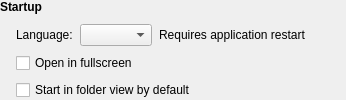
                <widget class="QWidget" name="generalGroup" native="true">
                 <property name="accessibleName">
                  <string notr="true">SGroup</string>
                 </property>
                 <layout class="QVBoxLayout" name="verticalLayout_12">
                  <property name="leftMargin">
                   <number>0</number>
                  </property>
                  <property name="topMargin">
                   <number>0</number>
                  </property>
                  <property name="rightMargin">
                   <number>0</number>
                  </property>
                  <property name="bottomMargin">
                   <number>0</number>
                  </property>
                  <item>
                   <layout class="QHBoxLayout" name="horizontalLayout_8">
                    <property name="leftMargin">
                     <number>0</number>
                    </property>
                    <property name="topMargin">
                     <number>0</number>
                    </property>
                    <property name="rightMargin">
                     <number>0</number>
                    </property>
                    <property name="bottomMargin">
                     <number>0</number>
                    </property>
                    <item>
                     <widget class="QLabel" name="label_9">
                      <property name="font">
                       <font>
                        <bold>true</bold>
                       </font>
                      </property>
                      <property name="text">
                       <string>Startup</string>
                      </property>
                     </widget>
                    </item>
                    <item>
                     <widget class="QWidget" name="widget_9" native="true">
                      <property name="sizePolicy">
                       <sizepolicy hsizetype="Expanding" vsizetype="Preferred">
                        <horstretch>0</horstretch>
                        <verstretch>0</verstretch>
                       </sizepolicy>
                      </property>
                      <property name="accessibleName">
                       <string notr="true">SLine</string>
                      </property>
                     </widget>
                    </item>
                   </layout>
                  </item>
                  <item>
                   <layout class="QVBoxLayout" name="verticalLayout_20">
                    <property name="spacing">
                     <number>7</number>
                    </property>
                    <property name="leftMargin">
                     <number>16</number>
                    </property>
                    <property name="topMargin">
                     <number>4</number>
                    </property>
                    <property name="rightMargin">
                     <number>0</number>
                    </property>
                    <property name="bottomMargin">
                     <number>0</number>
                    </property>
                    <item>
                     <layout class="QHBoxLayout" name="horizontalLayout_18">
                      <property name="leftMargin">
                       <number>0</number>
                      </property>
                      <property name="topMargin">
                       <number>0</number>
                      </property>
                      <property name="rightMargin">
                       <number>0</number>
                      </property>
                      <item>
                       <widget class="QLabel" name="label_46">
                        <property name="text">
                         <string>Language:</string>
                        </property>
                       </widget>
                      </item>
                      <item>
                       <widget class="QComboBox" name="langComboBox"/>
                      </item>
                      <item>
                       <widget class="QLabel" name="label_48">
                        <property name="accessibleName">
                         <string notr="true">SNoteText</string>
                        </property>
                        <property name="text">
                         <string>Requires application restart</string>
                        </property>
                        <property name="alignment">
                         <set>Qt::AlignLeading|Qt::AlignLeft|Qt::AlignVCenter</set>
                        </property>
                       </widget>
                      </item>
                      <item>
                       <spacer name="horizontalSpacer_12">
                        <property name="orientation">
                         <enum>Qt::Horizontal</enum>
                        </property>
                        <property name="sizeHint" stdset="0">
                         <size>
                          <width>40</width>
                          <height>20</height>
                         </size>
                        </property>
                       </spacer>
                      </item>
                     </layout>
                    </item>
                    <item>
                     <widget class="QCheckBox" name="fullscreenCheckBox">
                      <property name="minimumSize">
                       <size>
                        <width>250</width>
                        <height>0</height>
                       </size>
                      </property>
                      <property name="text">
                       <string>Open in fullscreen</string>
                      </property>
                     </widget>
                    </item>
                    <item>
                     <widget class="QCheckBox" name="startInFolderViewCheckBox">
                      <property name="text">
                       <string>Start in folder view by default</string>
                      </property>
                     </widget>
                    </item>
                   </layout>
                  </item>
                 </layout>
                </widget>
